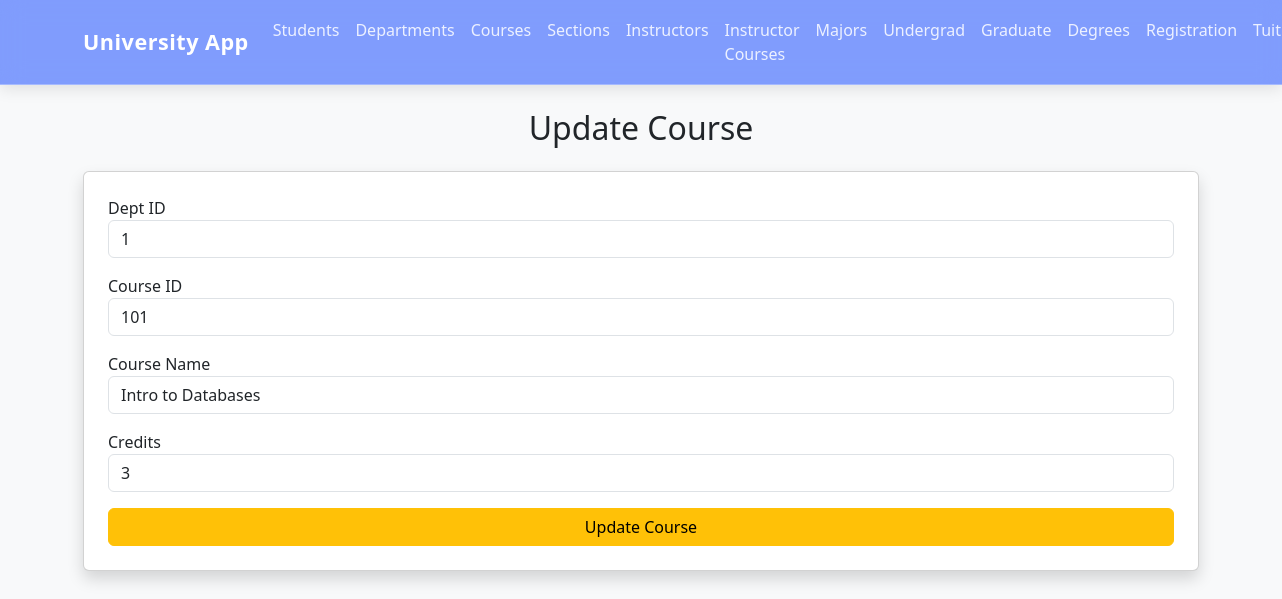
/update-course/1/101, run on the app's committed database.
### tables this page shows
CREATE TABLE Course (
    Dept_ID INTEGER,
    Course_ID INTEGER,
    Course_Name TEXT NOT NULL,
    Credits INTEGER,
    PRIMARY KEY (Dept_ID, Course_ID),
    FOREIGN KEY (Dept_ID) REFERENCES Department(Dept_ID)
);

### app.py (the view, shortened to what this page needs)
@app.route("/update-course/<int:dept>/<int:course>", methods=["GET", "POST"])
def update_course(dept, course):
    conn = get_db_connection()
    c = conn.execute(
        "SELECT * FROM Course WHERE Dept_ID = ? AND Course_ID = ?",
        (dept, course)
    ).fetchone()
    if not c:
        flash("Course not found!", "danger")
        return redirect(url_for("courses"))
    return render_template("update_course.html", title="Update Course", course=c)

### app.py (called while the page is built)
def get_db_connection():
    conn = sqlite3.connect("university.db")
    conn.row_factory = sqlite3.Row
    return conn

### templates/update_course.html
{% extends "base.html" %}
{% block content %}
<h2 class="mb-4 text-center">Update Course</h2>
<form method="POST" class="card p-4 shadow">
    <div class="mb-3">
        <label>Dept ID</label>
        <input type="number" name="dept_id" class="form-control" value="{{ course.Dept_ID }}" required>
    </div>
    <div class="mb-3">
        <label>Course ID</label>
        <input type="number" name="course_id" class="form-control" value="{{ course.Course_ID }}" required>
    </div>
    <div class="mb-3">
        <label>Course Name</label>
        <input type="text" name="course_name" class="form-control" value="{{ course.Course_Name }}" required>
    </div>
    <div class="mb-3">
        <label>Credits</label>
        <input type="number" name="credits" class="form-control" value="{{ course.Credits }}" required>
    </div>
    <button type="submit" class="btn btn-warning w-100">Update Course</button>
</form>
{% endblock %}

### data on the page
Course: dept_id "1", course_id "101", course_name "Intro to Databases", credits "3"
